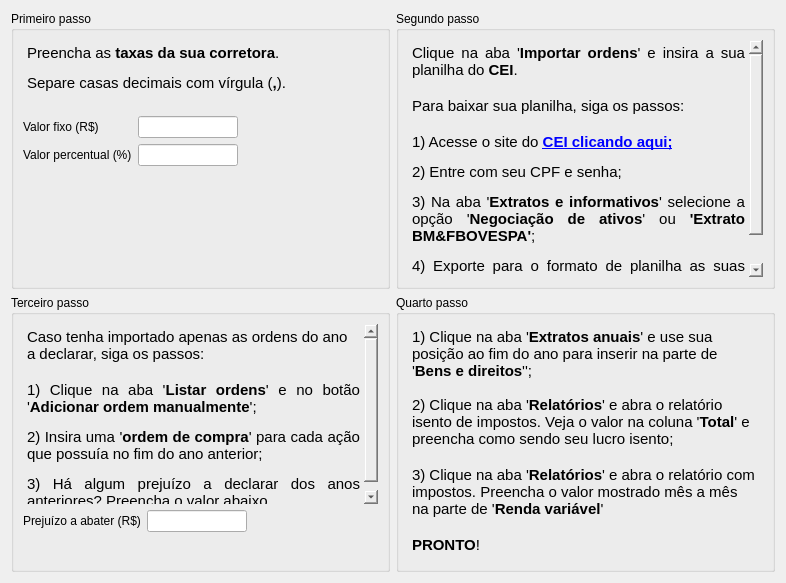
<?xml version="1.0" encoding="UTF-8"?>
<ui version="4.0">
 <class>Form</class>
 <widget class="QWidget" name="Form">
  <property name="geometry">
   <rect>
    <x>0</x>
    <y>0</y>
    <width>786</width>
    <height>583</height>
   </rect>
  </property>
  <property name="windowTitle">
   <string>Form</string>
  </property>
  <layout class="QGridLayout" name="gridLayout_2">
   <item row="0" column="0">
    <layout class="QGridLayout" name="gridLayout" rowstretch="1,1" columnstretch="1,1">
     <item row="0" column="1">
      <widget class="QGroupBox" name="groupBox">
       <property name="title">
        <string>Segundo passo</string>
       </property>
       <layout class="QVBoxLayout" name="verticalLayout_4">
        <item>
         <layout class="QVBoxLayout" name="verticalLayout_3">
          <item>
           <widget class="QTextBrowser" name="tb_step_2">
            <property name="styleSheet">
             <string notr="true">background-color: transparent
</string>
            </property>
            <property name="frameShape">
             <enum>QFrame::NoFrame</enum>
            </property>
            <property name="frameShadow">
             <enum>QFrame::Sunken</enum>
            </property>
            <property name="html">
             <string>&lt;!DOCTYPE HTML PUBLIC &quot;-//W3C//DTD HTML 4.0//EN&quot; &quot;http://www.w3.org/TR/REC-html40/strict.dtd&quot;&gt;
&lt;html&gt;&lt;head&gt;&lt;meta name=&quot;qrichtext&quot; content=&quot;1&quot; /&gt;&lt;style type=&quot;text/css&quot;&gt;
p, li { white-space: pre-wrap; }
&lt;/style&gt;&lt;/head&gt;&lt;body style=&quot; font-family:'MS Shell Dlg 2'; font-size:7.8pt; font-weight:400; font-style:normal;&quot;&gt;
&lt;p align=&quot;justify&quot; style=&quot; margin-top:0px; margin-bottom:0px; margin-left:0px; margin-right:0px; -qt-block-indent:0; text-indent:0px;&quot;&gt;&lt;span style=&quot; font-size:11pt;&quot;&gt;Clique na aba '&lt;/span&gt;&lt;span style=&quot; font-size:11pt; font-weight:600;&quot;&gt;Importar ordens&lt;/span&gt;&lt;span style=&quot; font-size:11pt;&quot;&gt;' e insira a sua planilha do &lt;/span&gt;&lt;span style=&quot; font-size:11pt; font-weight:600;&quot;&gt;CEI&lt;/span&gt;&lt;span style=&quot; font-size:11pt;&quot;&gt;.&lt;/span&gt;&lt;/p&gt;
&lt;p align=&quot;justify&quot; style=&quot;-qt-paragraph-type:empty; margin-top:0px; margin-bottom:0px; margin-left:0px; margin-right:0px; -qt-block-indent:0; text-indent:0px; font-size:11pt;&quot;&gt;&lt;br /&gt;&lt;/p&gt;
&lt;p align=&quot;justify&quot; style=&quot; margin-top:0px; margin-bottom:0px; margin-left:0px; margin-right:0px; -qt-block-indent:0; text-indent:0px;&quot;&gt;&lt;span style=&quot; font-size:11pt;&quot;&gt;Para baixar sua planilha, siga os passos:&lt;/span&gt;&lt;/p&gt;
&lt;p align=&quot;justify&quot; style=&quot;-qt-paragraph-type:empty; margin-top:0px; margin-bottom:0px; margin-left:0px; margin-right:0px; -qt-block-indent:0; text-indent:0px; font-size:11pt;&quot;&gt;&lt;br /&gt;&lt;/p&gt;
&lt;p align=&quot;justify&quot; style=&quot; margin-top:0px; margin-bottom:0px; margin-left:0px; margin-right:0px; -qt-block-indent:0; text-indent:0px;&quot;&gt;&lt;span style=&quot; font-size:11pt;&quot;&gt;1) Acesse o site do &lt;/span&gt;&lt;a href=&quot;https://cei.b3.com.br/&quot;&gt;&lt;span style=&quot; font-size:11pt; font-weight:600; text-decoration: underline; color:#0000ff;&quot;&gt;CEI clicando aqui;&lt;br /&gt;&lt;/span&gt;&lt;/a&gt;&lt;/p&gt;
&lt;p align=&quot;justify&quot; style=&quot; margin-top:0px; margin-bottom:0px; margin-left:0px; margin-right:0px; -qt-block-indent:0; text-indent:0px;&quot;&gt;&lt;span style=&quot; font-size:11pt;&quot;&gt;2) Entre com seu CPF e senha;&lt;br /&gt;&lt;/span&gt;&lt;/p&gt;
&lt;p align=&quot;justify&quot; style=&quot; margin-top:0px; margin-bottom:0px; margin-left:0px; margin-right:0px; -qt-block-indent:0; text-indent:0px;&quot;&gt;&lt;span style=&quot; font-size:11pt;&quot;&gt;3) Na aba '&lt;/span&gt;&lt;span style=&quot; font-size:11pt; font-weight:600;&quot;&gt;Extratos e informativos&lt;/span&gt;&lt;span style=&quot; font-size:11pt;&quot;&gt;' selecione a opção '&lt;/span&gt;&lt;span style=&quot; font-size:11pt; font-weight:600;&quot;&gt;Negociação de ativos&lt;/span&gt;&lt;span style=&quot; font-size:11pt;&quot;&gt;' ou &lt;/span&gt;&lt;span style=&quot; font-size:11pt; font-weight:600;&quot;&gt;'Extrato BM&amp;amp;FBOVESPA'&lt;/span&gt;&lt;span style=&quot; font-size:11pt;&quot;&gt;;&lt;br /&gt;&lt;/span&gt;&lt;/p&gt;
&lt;p align=&quot;justify&quot; style=&quot; margin-top:0px; margin-bottom:0px; margin-left:0px; margin-right:0px; -qt-block-indent:0; text-indent:0px;&quot;&gt;&lt;span style=&quot; font-size:11pt;&quot;&gt;4) Exporte para o formato de planilha as suas &lt;/span&gt;&lt;span style=&quot; font-size:11pt; font-weight:600;&quot;&gt;negociações do ano&lt;/span&gt;&lt;span style=&quot; font-size:11pt;&quot;&gt; que deseja declarar os impostos ou, caso prefira, &lt;/span&gt;&lt;span style=&quot; font-size:11pt; font-weight:600;&quot;&gt;todas as ordens&lt;/span&gt;&lt;span style=&quot; font-size:11pt;&quot;&gt;.&lt;/span&gt;&lt;/p&gt;&lt;/body&gt;&lt;/html&gt;</string>
            </property>
            <property name="openExternalLinks">
             <bool>true</bool>
            </property>
           </widget>
          </item>
         </layout>
        </item>
       </layout>
      </widget>
     </item>
     <item row="0" column="0">
      <widget class="QGroupBox" name="groupBox_2">
       <property name="title">
        <string>Primeiro passo</string>
       </property>
       <property name="alignment">
        <set>Qt::AlignLeading|Qt::AlignLeft|Qt::AlignTop</set>
       </property>
       <layout class="QVBoxLayout" name="verticalLayout_2">
        <item>
         <layout class="QVBoxLayout" name="verticalLayout">
          <item>
           <widget class="QTextBrowser" name="textBrowser">
            <property name="sizePolicy">
             <sizepolicy hsizetype="Expanding" vsizetype="Minimum">
              <horstretch>0</horstretch>
              <verstretch>0</verstretch>
             </sizepolicy>
            </property>
            <property name="styleSheet">
             <string notr="true">background-color: transparent
</string>
            </property>
            <property name="frameShape">
             <enum>QFrame::NoFrame</enum>
            </property>
            <property name="sizeAdjustPolicy">
             <enum>QAbstractScrollArea::AdjustToContents</enum>
            </property>
            <property name="html">
             <string>&lt;!DOCTYPE HTML PUBLIC &quot;-//W3C//DTD HTML 4.0//EN&quot; &quot;http://www.w3.org/TR/REC-html40/strict.dtd&quot;&gt;
&lt;html&gt;&lt;head&gt;&lt;meta name=&quot;qrichtext&quot; content=&quot;1&quot; /&gt;&lt;style type=&quot;text/css&quot;&gt;
p, li { white-space: pre-wrap; }
&lt;/style&gt;&lt;/head&gt;&lt;body style=&quot; font-family:'MS Shell Dlg 2'; font-size:7.8pt; font-weight:400; font-style:normal;&quot;&gt;
&lt;p style=&quot; margin-top:0px; margin-bottom:0px; margin-left:0px; margin-right:0px; -qt-block-indent:0; text-indent:0px;&quot;&gt;&lt;span style=&quot; font-size:11pt;&quot;&gt;Preencha as &lt;/span&gt;&lt;span style=&quot; font-size:11pt; font-weight:600;&quot;&gt;taxas da sua corretora&lt;/span&gt;&lt;span style=&quot; font-size:11pt;&quot;&gt;. &lt;br /&gt;&lt;/span&gt;&lt;/p&gt;
&lt;p align=&quot;justify&quot; style=&quot; margin-top:0px; margin-bottom:0px; margin-left:0px; margin-right:0px; -qt-block-indent:0; text-indent:0px;&quot;&gt;&lt;span style=&quot; font-size:11pt;&quot;&gt;Separe casas decimais com vírgula (&lt;/span&gt;&lt;span style=&quot; font-size:11pt; font-weight:600;&quot;&gt;,&lt;/span&gt;&lt;span style=&quot; font-size:11pt;&quot;&gt;).&lt;/span&gt;&lt;/p&gt;&lt;/body&gt;&lt;/html&gt;</string>
            </property>
           </widget>
          </item>
          <item>
           <layout class="QFormLayout" name="formLayout">
            <property name="labelAlignment">
             <set>Qt::AlignLeading|Qt::AlignLeft|Qt::AlignTop</set>
            </property>
            <item row="0" column="0">
             <widget class="QLabel" name="label">
              <property name="text">
               <string>Valor fixo (R$)</string>
              </property>
             </widget>
            </item>
            <item row="0" column="1">
             <widget class="QLineEdit" name="tax_fee">
              <property name="maximumSize">
               <size>
                <width>100</width>
                <height>16777215</height>
               </size>
              </property>
             </widget>
            </item>
            <item row="1" column="0">
             <widget class="QLabel" name="label_2">
              <property name="text">
               <string>Valor percentual (%)</string>
              </property>
             </widget>
            </item>
            <item row="1" column="1">
             <widget class="QLineEdit" name="tax_rate">
              <property name="maximumSize">
               <size>
                <width>100</width>
                <height>16777215</height>
               </size>
              </property>
             </widget>
            </item>
           </layout>
          </item>
          <item>
           <spacer name="verticalSpacer">
            <property name="orientation">
             <enum>Qt::Vertical</enum>
            </property>
            <property name="sizeHint" stdset="0">
             <size>
              <width>20</width>
              <height>40</height>
             </size>
            </property>
           </spacer>
          </item>
         </layout>
        </item>
       </layout>
      </widget>
     </item>
     <item row="1" column="0">
      <widget class="QGroupBox" name="groupBox_3">
       <property name="title">
        <string>Terceiro passo</string>
       </property>
       <layout class="QVBoxLayout" name="verticalLayout_6">
        <item>
         <layout class="QVBoxLayout" name="verticalLayout_5">
          <item>
           <widget class="QTextBrowser" name="textBrowser_2">
            <property name="styleSheet">
             <string notr="true">background-color: transparent</string>
            </property>
            <property name="frameShape">
             <enum>QFrame::NoFrame</enum>
            </property>
            <property name="html">
             <string>&lt;!DOCTYPE HTML PUBLIC &quot;-//W3C//DTD HTML 4.0//EN&quot; &quot;http://www.w3.org/TR/REC-html40/strict.dtd&quot;&gt;
&lt;html&gt;&lt;head&gt;&lt;meta name=&quot;qrichtext&quot; content=&quot;1&quot; /&gt;&lt;style type=&quot;text/css&quot;&gt;
p, li { white-space: pre-wrap; }
&lt;/style&gt;&lt;/head&gt;&lt;body style=&quot; font-family:'MS Shell Dlg 2'; font-size:7.8pt; font-weight:400; font-style:normal;&quot;&gt;
&lt;p style=&quot; margin-top:0px; margin-bottom:0px; margin-left:0px; margin-right:0px; -qt-block-indent:0; text-indent:0px;&quot;&gt;&lt;span style=&quot; font-size:11pt;&quot;&gt;Caso tenha importado apenas as ordens do ano a declarar, siga os passos:&lt;/span&gt;&lt;/p&gt;
&lt;p align=&quot;justify&quot; style=&quot;-qt-paragraph-type:empty; margin-top:0px; margin-bottom:0px; margin-left:0px; margin-right:0px; -qt-block-indent:0; text-indent:0px; font-size:11pt;&quot;&gt;&lt;br /&gt;&lt;/p&gt;
&lt;p align=&quot;justify&quot; style=&quot; margin-top:0px; margin-bottom:0px; margin-left:0px; margin-right:0px; -qt-block-indent:0; text-indent:0px;&quot;&gt;&lt;span style=&quot; font-size:11pt;&quot;&gt;1) Clique na aba '&lt;/span&gt;&lt;span style=&quot; font-size:11pt; font-weight:600;&quot;&gt;Listar ordens&lt;/span&gt;&lt;span style=&quot; font-size:11pt;&quot;&gt;' e no botão '&lt;/span&gt;&lt;span style=&quot; font-size:11pt; font-weight:600;&quot;&gt;Adicionar ordem manualmente&lt;/span&gt;&lt;span style=&quot; font-size:11pt;&quot;&gt;';&lt;br /&gt;&lt;/span&gt;&lt;/p&gt;
&lt;p align=&quot;justify&quot; style=&quot; margin-top:0px; margin-bottom:0px; margin-left:0px; margin-right:0px; -qt-block-indent:0; text-indent:0px;&quot;&gt;&lt;span style=&quot; font-size:11pt;&quot;&gt;2) Insira uma '&lt;/span&gt;&lt;span style=&quot; font-size:11pt; font-weight:600;&quot;&gt;ordem de compra&lt;/span&gt;&lt;span style=&quot; font-size:11pt;&quot;&gt;' para cada ação que possuía no fim do ano anterior;&lt;br /&gt;&lt;/span&gt;&lt;/p&gt;
&lt;p align=&quot;justify&quot; style=&quot; margin-top:0px; margin-bottom:0px; margin-left:0px; margin-right:0px; -qt-block-indent:0; text-indent:0px;&quot;&gt;&lt;span style=&quot; font-size:11pt;&quot;&gt;3) Há algum prejuízo a declarar dos anos anteriores? Preencha o valor abaixo.&lt;/span&gt;&lt;/p&gt;&lt;/body&gt;&lt;/html&gt;</string>
            </property>
           </widget>
          </item>
          <item>
           <layout class="QFormLayout" name="formLayout_2">
            <item row="0" column="0">
             <widget class="QLabel" name="label_3">
              <property name="text">
               <string>Prejuízo a abater (R$)</string>
              </property>
             </widget>
            </item>
            <item row="0" column="1">
             <widget class="QLineEdit" name="loss_to_discount">
              <property name="maximumSize">
               <size>
                <width>100</width>
                <height>16777215</height>
               </size>
              </property>
             </widget>
            </item>
           </layout>
          </item>
          <item>
           <spacer name="verticalSpacer_2">
            <property name="orientation">
             <enum>Qt::Vertical</enum>
            </property>
            <property name="sizeHint" stdset="0">
             <size>
              <width>20</width>
              <height>40</height>
             </size>
            </property>
           </spacer>
          </item>
         </layout>
        </item>
       </layout>
      </widget>
     </item>
     <item row="1" column="1">
      <widget class="QGroupBox" name="groupBox_4">
       <property name="title">
        <string>Quarto passo</string>
       </property>
       <layout class="QVBoxLayout" name="verticalLayout_8">
        <item>
         <layout class="QVBoxLayout" name="verticalLayout_7">
          <item>
           <widget class="QTextBrowser" name="textBrowser_3">
            <property name="styleSheet">
             <string notr="true">background-color: transparent</string>
            </property>
            <property name="frameShape">
             <enum>QFrame::NoFrame</enum>
            </property>
            <property name="html">
             <string>&lt;!DOCTYPE HTML PUBLIC &quot;-//W3C//DTD HTML 4.0//EN&quot; &quot;http://www.w3.org/TR/REC-html40/strict.dtd&quot;&gt;
&lt;html&gt;&lt;head&gt;&lt;meta name=&quot;qrichtext&quot; content=&quot;1&quot; /&gt;&lt;style type=&quot;text/css&quot;&gt;
p, li { white-space: pre-wrap; }
&lt;/style&gt;&lt;/head&gt;&lt;body style=&quot; font-family:'MS Shell Dlg 2'; font-size:7.8pt; font-weight:400; font-style:normal;&quot;&gt;
&lt;p style=&quot; margin-top:0px; margin-bottom:0px; margin-left:0px; margin-right:0px; -qt-block-indent:0; text-indent:0px;&quot;&gt;&lt;span style=&quot; font-size:11pt;&quot;&gt;1) Clique na aba '&lt;/span&gt;&lt;span style=&quot; font-size:11pt; font-weight:600;&quot;&gt;Extratos anuais&lt;/span&gt;&lt;span style=&quot; font-size:11pt;&quot;&gt;' e use sua posição ao fim do ano para inserir na parte de '&lt;/span&gt;&lt;span style=&quot; font-size:11pt; font-weight:600;&quot;&gt;Bens e direitos&lt;/span&gt;&lt;span style=&quot; font-size:11pt;&quot;&gt;'';&lt;br /&gt;&lt;br /&gt;2) Clique na aba '&lt;/span&gt;&lt;span style=&quot; font-size:11pt; font-weight:600;&quot;&gt;Relatórios&lt;/span&gt;&lt;span style=&quot; font-size:11pt;&quot;&gt;' e abra o relatório isento de impostos. Veja o valor na coluna '&lt;/span&gt;&lt;span style=&quot; font-size:11pt; font-weight:600;&quot;&gt;Total&lt;/span&gt;&lt;span style=&quot; font-size:11pt;&quot;&gt;' e preencha como sendo seu lucro isento;&lt;/span&gt;&lt;/p&gt;
&lt;p style=&quot;-qt-paragraph-type:empty; margin-top:0px; margin-bottom:0px; margin-left:0px; margin-right:0px; -qt-block-indent:0; text-indent:0px; font-size:11pt;&quot;&gt;&lt;br /&gt;&lt;/p&gt;
&lt;p style=&quot; margin-top:0px; margin-bottom:0px; margin-left:0px; margin-right:0px; -qt-block-indent:0; text-indent:0px;&quot;&gt;&lt;span style=&quot; font-size:11pt;&quot;&gt;3) Clique na aba '&lt;/span&gt;&lt;span style=&quot; font-size:11pt; font-weight:600;&quot;&gt;Relatórios&lt;/span&gt;&lt;span style=&quot; font-size:11pt;&quot;&gt;' e abra o relatório com impostos. Preencha o valor mostrado mês a mês na parte de '&lt;/span&gt;&lt;span style=&quot; font-size:11pt; font-weight:600;&quot;&gt;Renda variável&lt;/span&gt;&lt;span style=&quot; font-size:11pt;&quot;&gt;'&lt;/span&gt;&lt;/p&gt;
&lt;p style=&quot;-qt-paragraph-type:empty; margin-top:0px; margin-bottom:0px; margin-left:0px; margin-right:0px; -qt-block-indent:0; text-indent:0px; font-size:11pt;&quot;&gt;&lt;br /&gt;&lt;/p&gt;
&lt;p style=&quot; margin-top:0px; margin-bottom:0px; margin-left:0px; margin-right:0px; -qt-block-indent:0; text-indent:0px;&quot;&gt;&lt;span style=&quot; font-size:11pt; font-weight:600;&quot;&gt;PRONTO&lt;/span&gt;&lt;span style=&quot; font-size:11pt;&quot;&gt;!&lt;/span&gt;&lt;/p&gt;&lt;/body&gt;&lt;/html&gt;</string>
            </property>
           </widget>
          </item>
         </layout>
        </item>
       </layout>
      </widget>
     </item>
    </layout>
   </item>
  </layout>
 </widget>
 <resources/>
 <connections/>
</ui>
